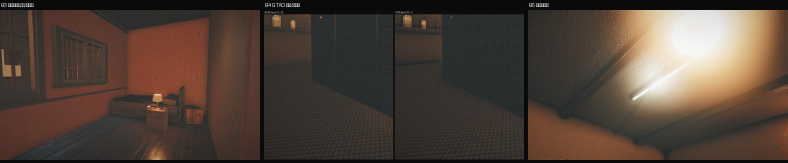
#> input picture shots/B_SUMMARY.jpg, 1576 x 326 px, given in place of grain_test.png, which was not available (shown at 1/2 size)
$ python mk_crop.py .
#> lines starting #> are read from the running program, lines starting #| are printed output that depends on the picture

import sys, os
from PIL import Image
d = sys.argv[1]
im = Image.open(os.path.join(d, "shots", "grain_test.png")).convert("RGB")
#> im is the input picture: PIL image 1576x326 RGB; mean R, G, B 79.7, 65.5, 56.1
# 100% 裁切：挑一块比较平的墙面/暗部
crops = [(520, 260, 900, 640), (980, 380, 1360, 760)]
for i,(x0,y0,x1,y1) in enumerate(crops):
    im.crop((x0,y0,x1,y1)).save(os.path.join(d, "shots", "grain_crop_%d.png" % i))
#> this loop made 2 passes
#> pass 1, `im.crop((x0,y0,x1,y1)).save(os.path.join(d, "shots", "grain_crop_%d.pn..`:
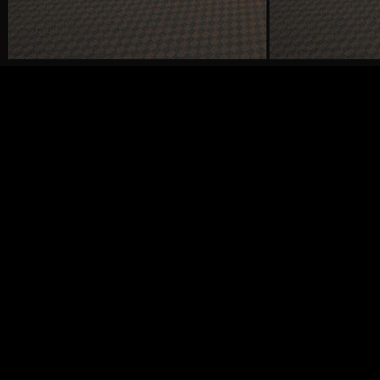
#> saved as grain_crop_0.png: PIL image 380x380 RGB; mean R, G, B 7.8, 7.1, 6.4
print("ok")

$ run again, on shots/CMP_ao2.jpg
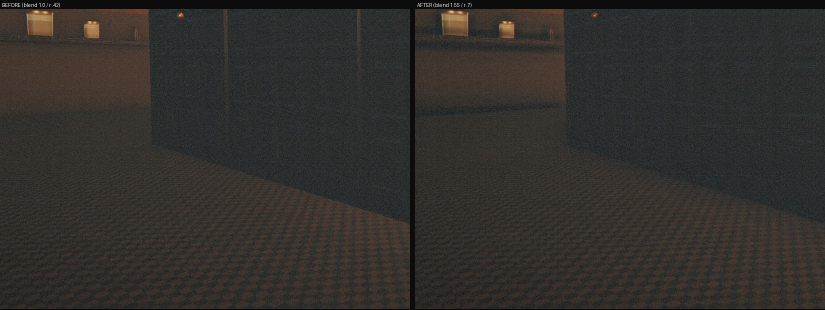
#> input picture shots/CMP_ao2.jpg, 1650 x 620 px, given in place of grain_test.png, which was not available (shown at 1/2 size)
#> im is the input picture: PIL image 1650x620 RGB; mean R, G, B 49.6, 47.2, 44
#> the loop `for i,(x0,y0,x1,y1) in enumerate(crops):` made 2 passes
#> pass 1, `im.crop((x0,y0,x1,y1)).save(os.path.join(d, "shots", "grain_crop_%d.pn..`:
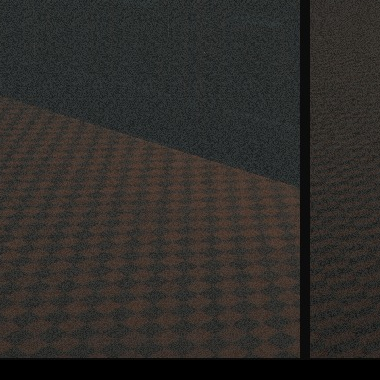
#> saved as grain_crop_0.png: PIL image 380x380 RGB; mean R, G, B 47.2, 44.6, 41.5
#> pass 2, `im.crop((x0,y0,x1,y1)).save(os.path.join(d, "shots", "grain_crop_%d.pn..`:
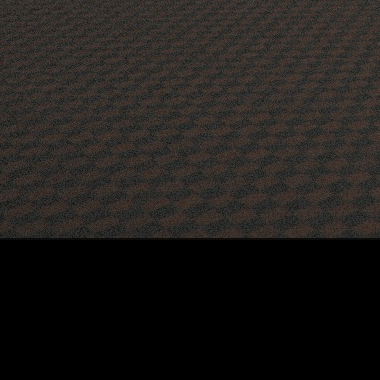
#> saved as grain_crop_1.png: PIL image 380x380 RGB; mean R, G, B 32.7, 29.8, 27.1

$ run again, on shots/CMP_apt8.jpg
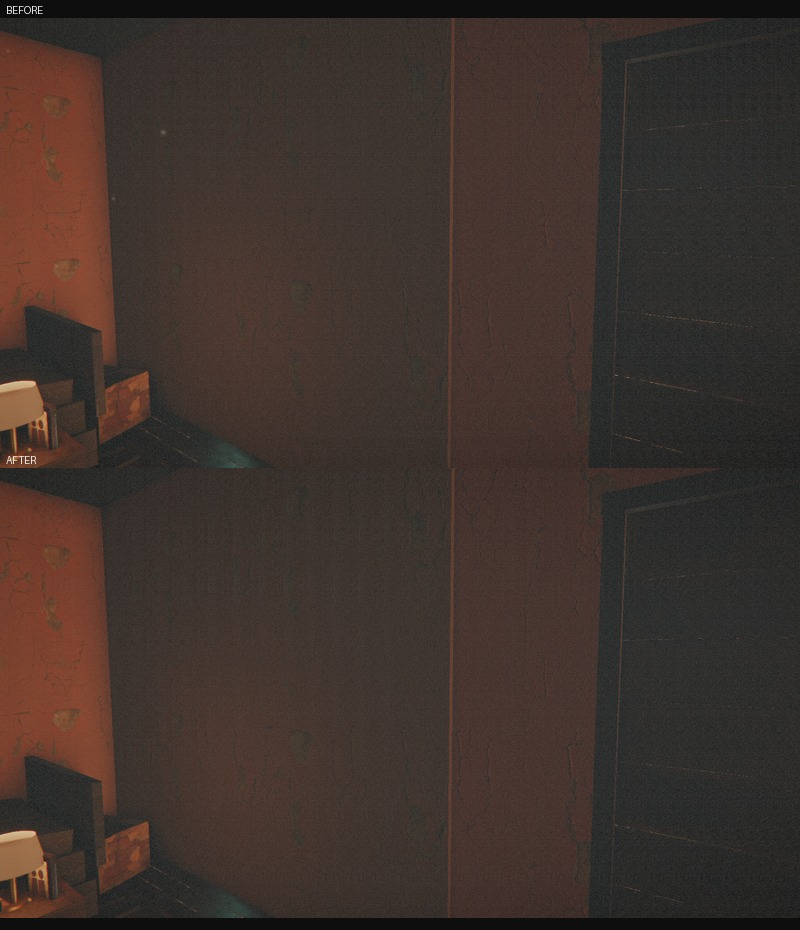
#> input picture shots/CMP_apt8.jpg, 800 x 930 px, given in place of grain_test.png, which was not available
#> im is the input picture: PIL image 800x930 RGB; mean R, G, B 63, 50.3, 44.7
#> the loop `for i,(x0,y0,x1,y1) in enumerate(crops):` made 2 passes
#> pass 1, `im.crop((x0,y0,x1,y1)).save(os.path.join(d, "shots", "grain_crop_%d.pn..`:
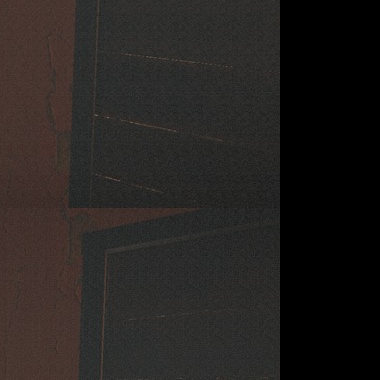
#> saved as grain_crop_0.png: PIL image 380x380 RGB; mean R, G, B 37.6, 34, 32

$ run again, on shots/CMP_b3_bed.jpg
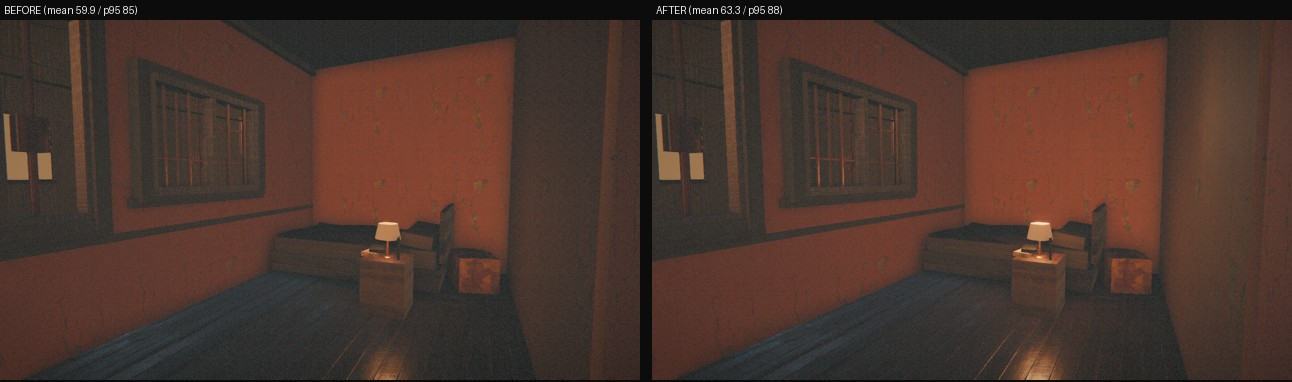
#> input picture shots/CMP_b3_bed.jpg, 1292 x 382 px, given in place of grain_test.png, which was not available
#> im is the input picture: PIL image 1292x382 RGB; mean R, G, B 74.3, 53.2, 45.3
#> the loop `for i,(x0,y0,x1,y1) in enumerate(crops):` made 2 passes
#> pass 1, `im.crop((x0,y0,x1,y1)).save(os.path.join(d, "shots", "grain_crop_%d.pn..`:
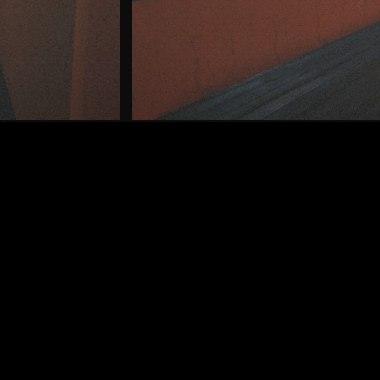
#> saved as grain_crop_0.png: PIL image 380x380 RGB; mean R, G, B 21.7, 15.9, 14.2
